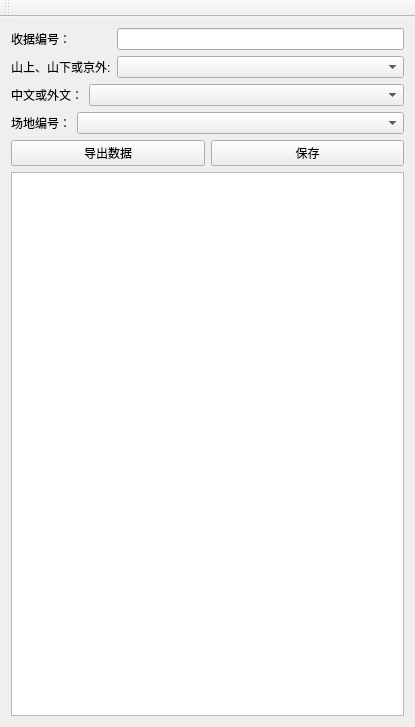
<?xml version="1.0" encoding="UTF-8"?>
<ui version="4.0">
 <class>MainWindow</class>
 <widget class="QMainWindow" name="MainWindow">
  <property name="geometry">
   <rect>
    <x>0</x>
    <y>0</y>
    <width>415</width>
    <height>727</height>
   </rect>
  </property>
  <property name="windowTitle">
   <string>MainWindow</string>
  </property>
  <property name="unifiedTitleAndToolBarOnMac">
   <bool>true</bool>
  </property>
  <widget class="QWidget" name="centralWidget">
   <layout class="QVBoxLayout" name="verticalLayout_2">
    <item>
     <layout class="QVBoxLayout" name="verticalLayout">
      <item>
       <layout class="QHBoxLayout" name="horizontalLayout">
        <item>
         <widget class="QLabel" name="labelReceipt">
          <property name="text">
           <string>收据编号：</string>
          </property>
         </widget>
        </item>
        <item>
         <spacer name="horizontalSpacer">
          <property name="orientation">
           <enum>Qt::Horizontal</enum>
          </property>
          <property name="sizeType">
           <enum>QSizePolicy::Minimum</enum>
          </property>
          <property name="sizeHint" stdset="0">
           <size>
            <width>40</width>
            <height>20</height>
           </size>
          </property>
         </spacer>
        </item>
        <item>
         <widget class="QLineEdit" name="lineEditReceipt">
          <property name="sizePolicy">
           <sizepolicy hsizetype="Expanding" vsizetype="Fixed">
            <horstretch>0</horstretch>
            <verstretch>0</verstretch>
           </sizepolicy>
          </property>
         </widget>
        </item>
       </layout>
      </item>
      <item>
       <layout class="QHBoxLayout" name="horizontalLayout_2">
        <item>
         <widget class="QLabel" name="labelPlace">
          <property name="text">
           <string>山上、山下或京外:</string>
          </property>
         </widget>
        </item>
        <item>
         <widget class="QComboBox" name="comboBoxPlace">
          <property name="sizePolicy">
           <sizepolicy hsizetype="Expanding" vsizetype="Fixed">
            <horstretch>0</horstretch>
            <verstretch>0</verstretch>
           </sizepolicy>
          </property>
         </widget>
        </item>
       </layout>
      </item>
      <item>
       <layout class="QHBoxLayout" name="horizontalLayout_3">
        <item>
         <widget class="QLabel" name="labelLang">
          <property name="text">
           <string>中文或外文：</string>
          </property>
         </widget>
        </item>
        <item>
         <widget class="QComboBox" name="comboBoxLang">
          <property name="sizePolicy">
           <sizepolicy hsizetype="Expanding" vsizetype="Fixed">
            <horstretch>0</horstretch>
            <verstretch>0</verstretch>
           </sizepolicy>
          </property>
         </widget>
        </item>
       </layout>
      </item>
      <item>
       <layout class="QHBoxLayout" name="horizontalLayout_4">
        <item>
         <widget class="QLabel" name="labelChangdi">
          <property name="text">
           <string>场地编号：</string>
          </property>
         </widget>
        </item>
        <item>
         <widget class="QComboBox" name="comboBoxChangdi">
          <property name="sizePolicy">
           <sizepolicy hsizetype="Expanding" vsizetype="Fixed">
            <horstretch>0</horstretch>
            <verstretch>0</verstretch>
           </sizepolicy>
          </property>
         </widget>
        </item>
       </layout>
      </item>
      <item>
       <layout class="QHBoxLayout" name="horizontalLayout_5">
        <item>
         <widget class="QPushButton" name="pushButtonExport">
          <property name="text">
           <string>导出数据</string>
          </property>
         </widget>
        </item>
        <item>
         <widget class="QPushButton" name="pushButtonSave">
          <property name="text">
           <string>保存</string>
          </property>
         </widget>
        </item>
       </layout>
      </item>
     </layout>
    </item>
    <item>
     <widget class="QTableView" name="tableView"/>
    </item>
   </layout>
  </widget>
  <widget class="QToolBar" name="mainToolBar">
   <attribute name="toolBarArea">
    <enum>TopToolBarArea</enum>
   </attribute>
   <attribute name="toolBarBreak">
    <bool>false</bool>
   </attribute>
  </widget>
 </widget>
 <layoutdefault spacing="6" margin="11"/>
 <resources/>
 <connections/>
</ui>
